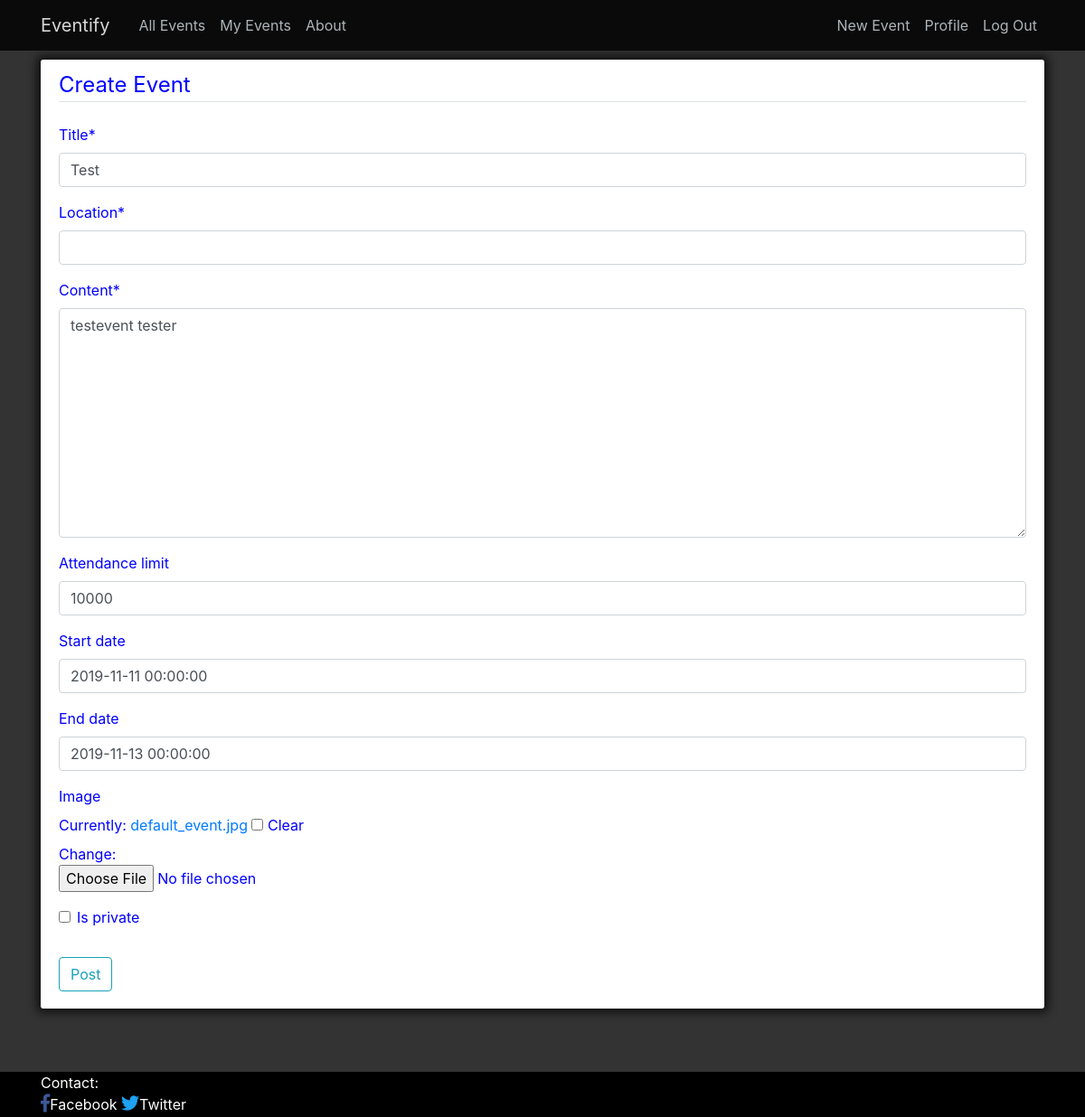
The page /event/21/update (signed in) on the database as committed earlier.
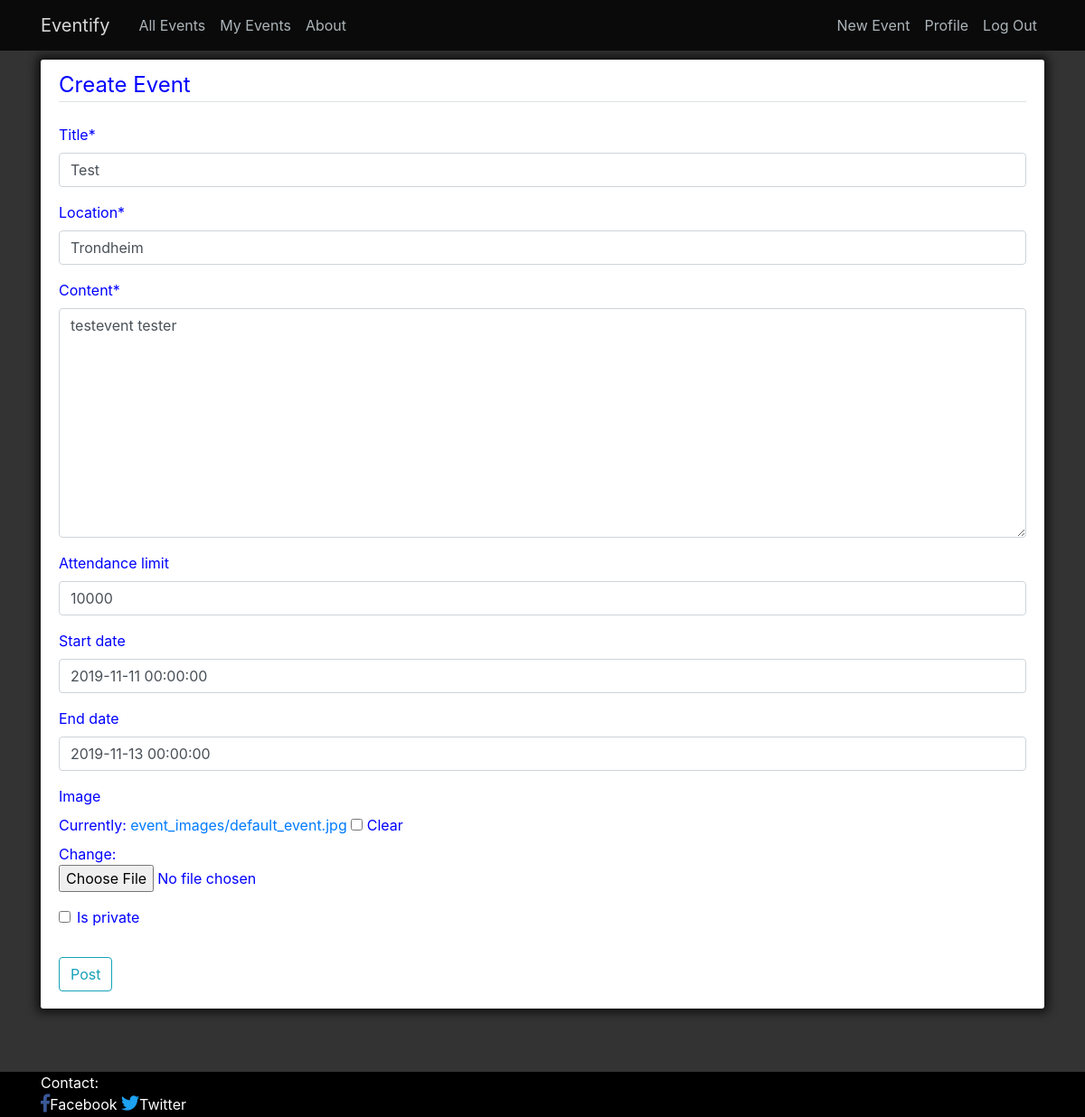
The same page on the database as committed later.
### event/models.py (models this page shows, shortened)
class Post(models.Model):
    title = models.CharField(max_length=100)
    date_posted = models.DateTimeField(default=timezone.now)
    author = models.ForeignKey(User, on_delete=models.CASCADE, null=True)
    attendees = models.ManyToManyField(User, related_name='attendees')
    start_date = models.DateTimeField(null=True, blank=True)
    end_date = models.DateTimeField(null=True, blank=True)
    attendance_limit = models.IntegerField(null=True, default=10000, blank=True)
    location = models.CharField(max_length=100, null=True)
    content = models.TextField()
    image = models.ImageField(default="default_event.jpg", upload_to="event_images", blank=True)
    is_private = models.BooleanField(default=False)
    class Meta:
       ordering = ['-start_date']

### event/views.py (the view, shortened to what this page needs)
# urls.py: path('event/<int:pk>/update', EventUpdateView.as_view(), name='event-update'),
class EventUpdateView(LoginRequiredMixin, UserPassesTestMixin, UpdateView):
    model = Post
    fields = ['title', 'location', 'content', 'attendance_limit', 'start_date', 'end_date', 'image', 'is_private']
    template_name = 'event/event_form.html'
    context_object_name = 'events'
    def test_func(self):
        event = self.get_object()
        if self.request.user == event.author:
            return True
        return False

### event/templates/event/event_form.html (shortened to what this page needs)
{% extends "event/base.html" %}
{% load crispy_forms_tags %}
{% block content %}
<div class="content-section">
    <form method="POST" enctype="multipart/form-data">
        <fieldset class="form-group">
            <legend class="border-bottom mb-4">Create Event</legend>
            {{form|crispy}}
        </fieldset>
        <div class="form-group">
            <button class="btn btn-outline-info" type="submit">Post</button>
        </div>
    </form>
</div>
{% endblock content %}

Rows that differ between the two databases and show on the page:
changed Post "Test": location (not shown) → "Trondheim"
Other text that changed with them:
text no longer shown: "Title * Location * Content * Attendance limit Start date End date Image Currently: default_event.jpg Clear Change: Is private"
text now shown: "Title * Location * Content * Attendance limit Start date End date Image Currently: event_images/default_event.jpg Clear Change: Is private"
